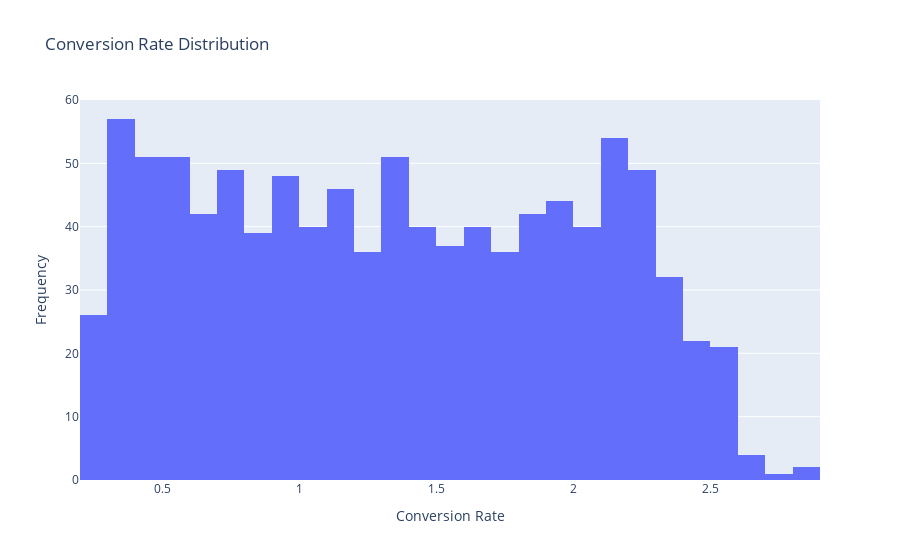

The notebook cell this image was saved under:
### Code cell
#calculate the conversion rate
df['ConversionRate'] = df['sales_forecast'] / df['website_traffic']

#plot conversion rate using plotly
def plot_conversion_rate(df):
    fig = px.histogram(df, x='ConversionRate', title='Conversion Rate Distribution')
    fig.update_layout(xaxis_title='Conversion Rate', yaxis_title='Frequency')
    fig.show()
plot_conversion_rate(df)

### Figure 1 — Plotly figure (JSON) as saved in the notebook; plotly's stock layout.template omitted (floating-point values rounded to 4 significant figures; data arrays with more than 128 entries replaced by an {"elided": "..."} marker saying what was removed)
{"data": [{"alignmentgroup": "True", "bingroup": "x", "hovertemplate": "ConversionRate=%{x}<br>count=%{y}<extra></extra>", "legendgroup": "", "marker": {"color": "#636efa", "pattern": {"shape": ""}}, "name": "", "offsetgroup": "", "orientation": "v", "showlegend": false, "type": "histogram", "x": {"elided": "1000 float values"}, "xaxis": "x", "yaxis": "y"}], "layout": {"barmode": "relative", "legend": {"tracegroupgap": 0}, "title": {"text": "Conversion Rate Distribution"}, "xaxis": {"anchor": "y", "domain": [0, 1], "title": {"text": "Conversion Rate"}}, "yaxis": {"anchor": "x", "domain": [0, 1], "title": {"text": "Frequency"}}}}
